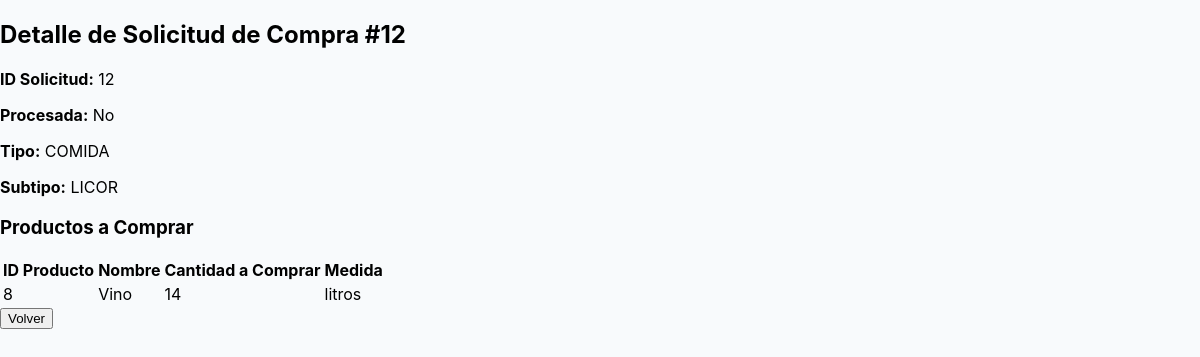
Screenshot of /solicitudes/12/ with the database file from the repository.
### compras/models.py (models this page shows)
class SolicitudSubtipo(models.Model):
    id = models.AutoField(primary_key=True)
    tipo = models.CharField(max_length=50)
    subtipo = models.CharField(max_length=50)
    procesada = models.BooleanField(default=False)

class SolicitudSubtipoItem(models.Model):
    id = models.AutoField(primary_key=True)
    solicitud = models.ForeignKey(SolicitudSubtipo, related_name='items', on_delete=models.CASCADE)
    producto_id = models.IntegerField()
    nombre = models.CharField(max_length=200)
    cantidad_a_comprar = models.IntegerField(validators=[MaxValueValidator(10000)])
    medida = models.CharField(max_length=20)
    tipo = models.CharField(max_length=50)
    subtipo = models.CharField(max_length=50)

### compras/views.py (the view)
# urls.py: path('solicitudes/<int:solicitud_id>/', detalle_solicitud_view, name='detalle_solicitud'),
def detalle_solicitud_view(request, solicitud_id):
    solicitud = get_object_or_404(SolicitudSubtipo, id=solicitud_id)
    return render(request, 'detalle_solicitud.html', {
        'solicitud': solicitud,
        'tipo': solicitud.tipo,
        'subtipo': solicitud.subtipo,
        'items': solicitud.items.all()
    })

### compras/templates/detalle_solicitud.html (shortened to what this page needs)
{% load static %}
<!DOCTYPE html>
<html lang="es">
<head>
    <link rel="stylesheet" href="{% static 'styles/styles_compras.css' %}">
</head>
<body>
    <h2>Detalle de Solicitud de Compra #{{ solicitud.id }}</h2>
    <p><strong>ID Solicitud:</strong> {{ solicitud.id }}</p>
    <p><strong>Procesada:</strong> {% if solicitud.procesada %}Sí{% else %}No{% endif %}</p>
    <p><strong>Tipo:</strong> {{ tipo }}</p>
    <p><strong>Subtipo:</strong> {{ subtipo }}</p>
    <h3>Productos a Comprar</h3>
    <table>
        <thead>
            <tr>
                <th>ID Producto</th>
                <th>Nombre</th>
                <th>Cantidad a Comprar</th>
                <th>Medida</th>
            </tr>
        </thead>
        <tbody>
        {% for item in items %}
            <tr>
                <td>{{ item.producto_id }}</td>
                <td>{{ item.nombre }}</td>
                <td>{{ item.cantidad_a_comprar }}</td>
                <td>{{ item.medida }}</td>
            </tr>
        {% empty %}
            <tr><td colspan="4">No hay productos</td></tr>
        {% endfor %}
        </tbody>
    </table>
    <a href="{% url 'lista_solicitudes' %}"><button>Volver</button></a>
</body>
</html>

### compras/static/styles/styles_compras.css (style rules this page uses)
body { font-family: 'Inter', 'Segoe UI', Tahoma, Geneva, Verdana, sans-serif; margin: 0; padding: 0; background: #f8fafc; min-height: 100vh; }

### rows the page displays
SolicitudSubtipo: id "12", tipo "COMIDA", subtipo "LICOR"
SolicitudSubtipoItem: producto_id "8", nombre "Vino", cantidad_a_comprar "14", medida "litros"
